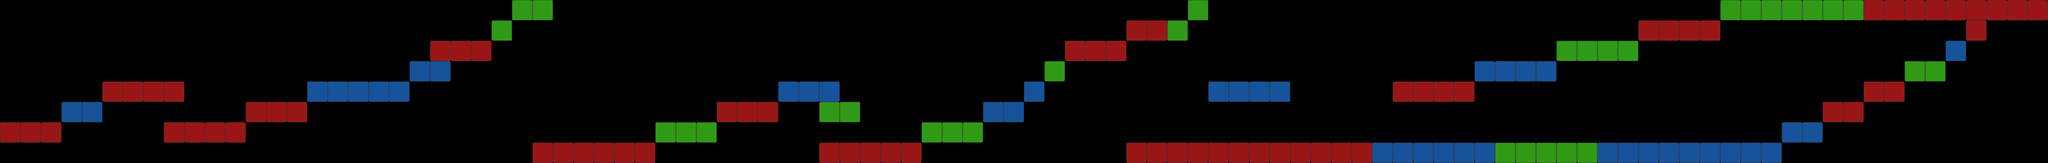

Tiled map render using the project's own tile images. Description and the map definition, with tile-layer contents summarised, below:
An orthogonal 100x8 tile map with 32x32 px tiles, 3 tile layers (red, green, blue) and 19 objects.

<map version="1.0" orientation="orthogonal" renderorder="right-down" width="100" height="8" tilewidth="32" tileheight="32" nextobjectid="71">
 <tileset firstgid="1" name="blocks" tilewidth="32" tileheight="32">
  <image source="blocks.png" width="96" height="32" />
 </tileset>
 <objectgroup name="macas">
  <object id="49" x="808" y="-31" width="21" height="26">
   <ellipse />
  </object>
  <object id="52" x="964" y="180" width="28" height="39">
   <ellipse />
  </object>
  <object id="53" x="1310" y="199" width="31" height="23">
   <ellipse />
  </object>
  <object id="54" x="1499" y="160" width="32" height="29">
   <ellipse />
  </object>
  <object id="55" x="1638" y="64" width="19" height="27">
   <ellipse />
  </object>
  <object id="57" x="1893" y="98" width="20" height="28">
   <ellipse />
  </object>
  <object id="58" x="1988" y="198" width="23" height="28">
   <ellipse />
  </object>
  <object id="59" x="2214" y="198" width="26" height="20">
   <ellipse />
  </object>
  <object id="60" x="2302" y="195" width="30" height="23">
   <ellipse />
  </object>
  <object id="61" x="2405" y="194" width="27" height="23">
   <ellipse />
  </object>
  <object id="62" x="2496" y="199" width="32" height="23">
   <ellipse />
  </object>
  <object id="63" x="2524" y="33" width="29" height="29">
   <ellipse />
  </object>
  <object id="64" x="2381" y="69" width="23" height="18">
   <ellipse />
  </object>
  <object id="65" x="2738" y="-30" width="25" height="27">
   <ellipse />
  </object>
  <object id="66" x="2817" y="165" width="23" height="19">
   <ellipse />
  </object>
  <object id="67" x="2878" y="126" width="27" height="29">
   <ellipse />
  </object>
  <object id="68" x="3045" y="49" width="15" height="20">
   <ellipse />
  </object>
  <object id="69" x="3075" y="-27" width="17" height="21">
   <ellipse />
  </object>
  <object id="70" x="3166" y="-27" width="27" height="21">
   <ellipse />
  </object>
 </objectgroup>
 <layer name="red" width="100" height="8">
  <data>[800 cells, 73 non-empty, 1 distinct tile ids]</data>
 </layer>
 <layer name="green" width="100" height="8">
  <data>[800 cells, 35 non-empty, 1 distinct tile ids]</data>
 </layer>
 <layer name="blue" width="100" height="8">
  <data>[800 cells, 41 non-empty, 1 distinct tile ids]</data>
 </layer>
</map>
